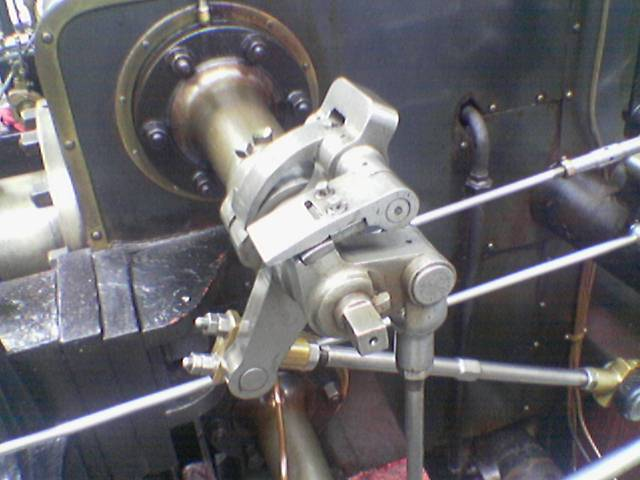
#> input picture 02-conv/lecture/valve1.PNG, 640 x 480 px, found by its file name
$ jupyter execute 02-img-what-is-convolution.ipynb   (shell and % lines are left out)
#> lines starting #> are read from the running program, lines starting #| are printed output that depends on the picture
Goal:

*  Have a look at convolution filters

Task:

*  What do convolution filters do?
    *  https://en.wikipedia.org/wiki/Sobel_operator
    *  https://en.wikipedia.org/wiki/Kernel_(image_processing)

[cell 1]
import numpy as np
import cv2
import glob
import matplotlib.image as mpimg
import matplotlib.pyplot as plt
from scipy.ndimage.filters import convolve

[cell 2]
from pylab import rcParams
rcParams['figure.figsize'] = 10, 10

Try fixing up the images so that we can build a hand crafted neural net...

[cell 3]
# channels are "R, G, B"
img1 = mpimg.imread('valve1.png')
#> img1 is the input picture: shape (480, 640, 3) float32; mean R, G, B 0.417, 0.411, 0.427
plt.imshow(img1)

[cell 4]
# read channel
rimg = img1[:, :, 0]
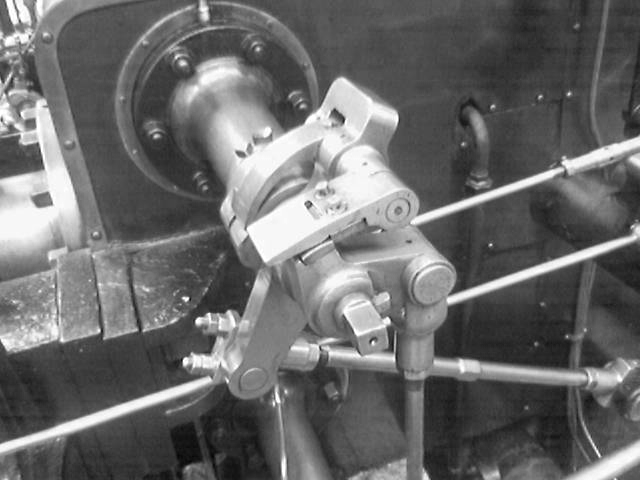
#> rimg: shape (480, 640) float32; min 0.0118, max 1, mean 0.417
plt.imshow(rimg, cmap="Greys")

[cell 5]
def run_kernel(img, kernel):
    return convolve(img, kernel)

[cell 6]
# lets try convolving some things
k = np.zeros((3,3))
k[1,1] = 1
print("kernel:\n{}".format(k))

[cell 7]
# nothing should happen - identity kernel
plt.imshow(convolve(rimg, k), cmap="Greys")

[cell 8]
# grayscale
rimg = cv2.cvtColor(img1, cv2.COLOR_RGB2GRAY)

# sobel G_x
k_x = np.array([
[1, 0, -1],
[2, 0, -2],
[1, 0, -1]
])
k_y = np.array([
[1, 2,  1],
[0, 0,  0],
[-1, -2, -1]
])
img_x = run_kernel(rimg, k_x)
#> in run_kernel, `return convolve(img, kernel)`:
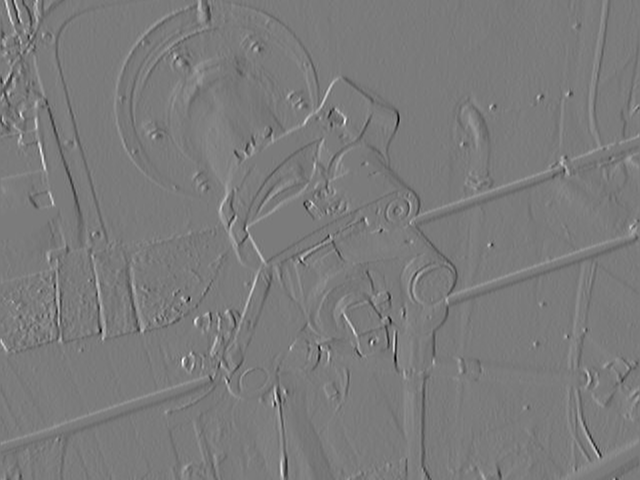
#> returned value: shape (480, 640) float32; min -3.21, max 3.41, mean -0.00202; drawn with min black and max white
img_y = run_kernel(rimg, k_y)
#> in run_kernel (call 2), `return convolve(img, kernel)`:
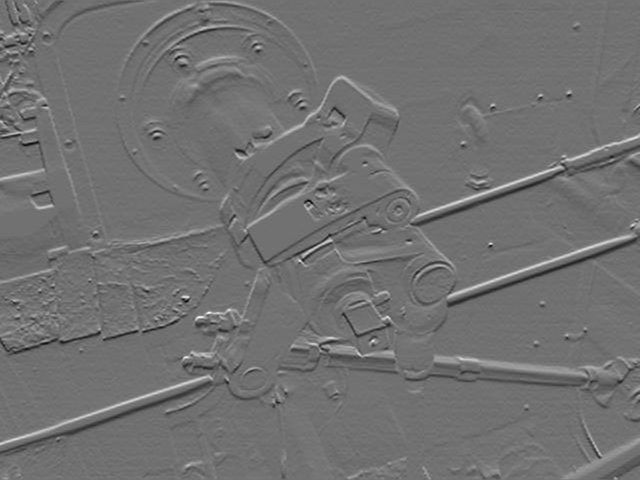
#> returned value: shape (480, 640) float32; min -2.05, max 2.56, mean -0.000346; drawn with min black and max white
img_both = np.sqrt(np.multiply(img_x, img_x) + np.multiply(img_y, img_y)).astype(np.int8)
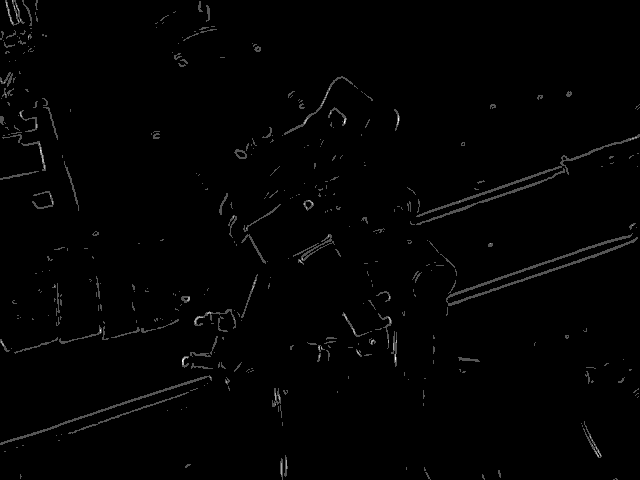
#> img_both: shape (480, 640) int8; min 0, max 3, mean 0.0294; drawn with min black and max white
plt.imshow(img_both, cmap="Greys")

[cell 9]
rimg = img1[:, :, 0]

# naive edge detection
k = np.array([
[-1, -1, -1,],
[-1, 8, -1],
[-1, -1, -1]
])
plt.imshow(run_kernel(rimg, k), cmap="Greys")
#> in run_kernel (call 3), `return convolve(img, kernel)`:
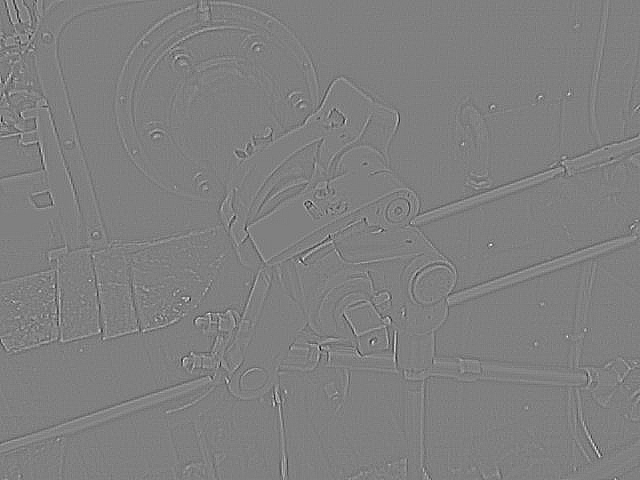
#> returned value: shape (480, 640) float32; min -2.23, max 2.21, mean -1.55e-11; drawn with min black and max white

[cell 10]
# sobel G_x
k_x = np.array([
[1, 0, -1],
[2, 0, -2],
[1, 0, -1]
])
k_x3 = np.repeat(k_x[:, :, np.newaxis], 3, axis=2)

k_y = np.array([
[1, 2,  1],
[0, 0,  0],
[-1, -2, -1]
])
k_y3 = np.repeat(k_y[:, :, np.newaxis], 3, axis=2)

img_x = run_kernel(img1, k_x3)
img_y = run_kernel(img1, k_y3)
img_both = np.sqrt(np.multiply(img_x, img_x) + np.multiply(img_y, img_y)).astype(np.int8)
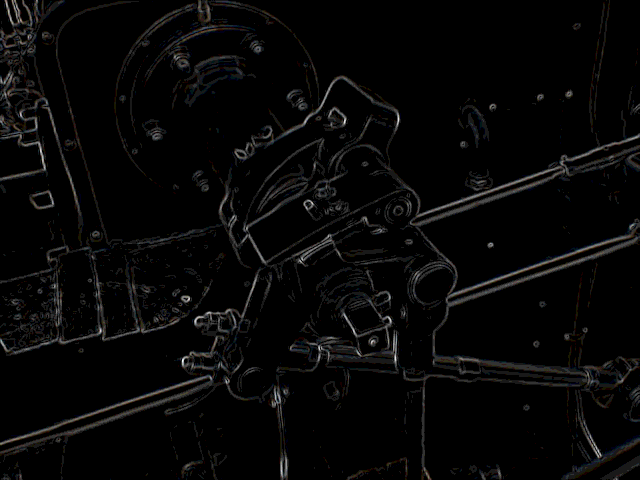
#> img_both: shape (480, 640, 3) int8; mean R, G, B 0.278, 0.27, 0.266; drawn with min black and max white
plt.imshow(img_both)

[cell 11]
# sobel G_x
k_x = np.array([
[1, 0, -1],
[2, 0, -2],
[1, 0, -1]
])
k_x3 = np.repeat(k_x[:, :, np.newaxis], 3, axis=2)

k_y = np.array([
[1, 2,  1],
[0, 0,  0],
[-1, -2, -1]
])
k_y3 = np.repeat(k_y[:, :, np.newaxis], 3, axis=2)

img_x = run_kernel(img1, k_x3)
img_y = run_kernel(img1, k_y3)
img_both = np.sqrt(np.multiply(img_x, img_x) + np.multiply(img_y, img_y)).astype(np.int8)
plt.imshow(np.sum(img_both, axis=2), cmap='gray')
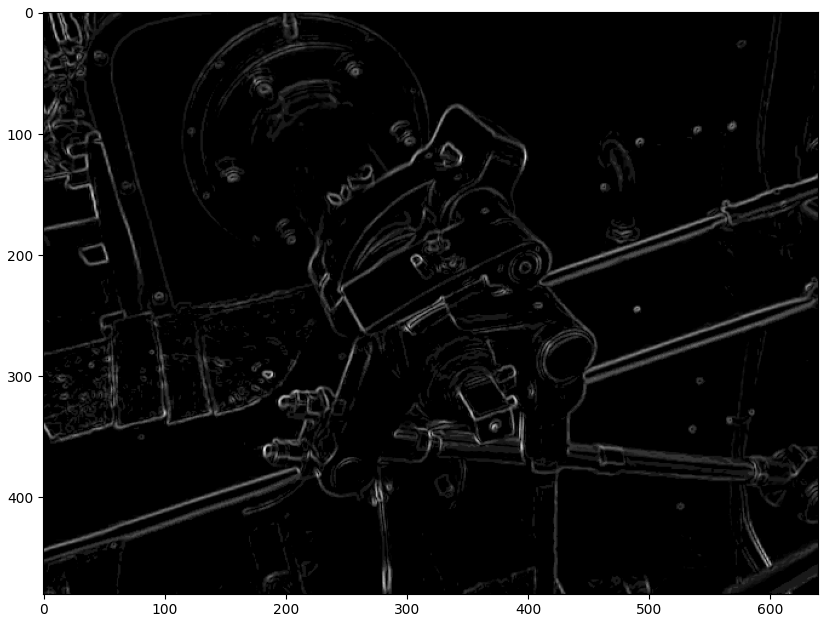
#> figure drawn by matplotlib, 1 panel

$ run again, with 02-conv/lecture/straight_lines1.jpg saved as 02-conv/lecture/valve1.PNG
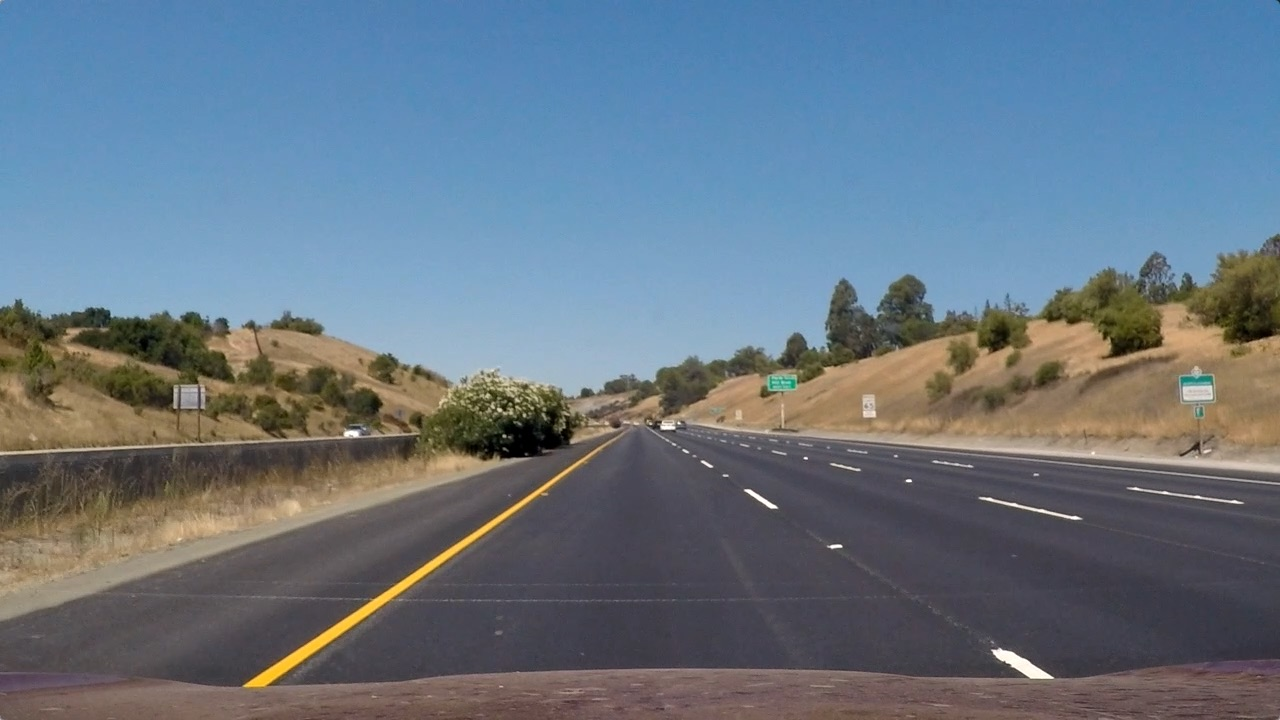
#> input picture 02-conv/lecture/straight_lines1.jpg, 1280 x 720 px, found by its file name
#> img1 is the input picture: shape (720, 1280, 3) float32; mean R, G, B 0.405, 0.462, 0.514
#> in run_kernel (call 3), `return convolve(img, kernel)`:
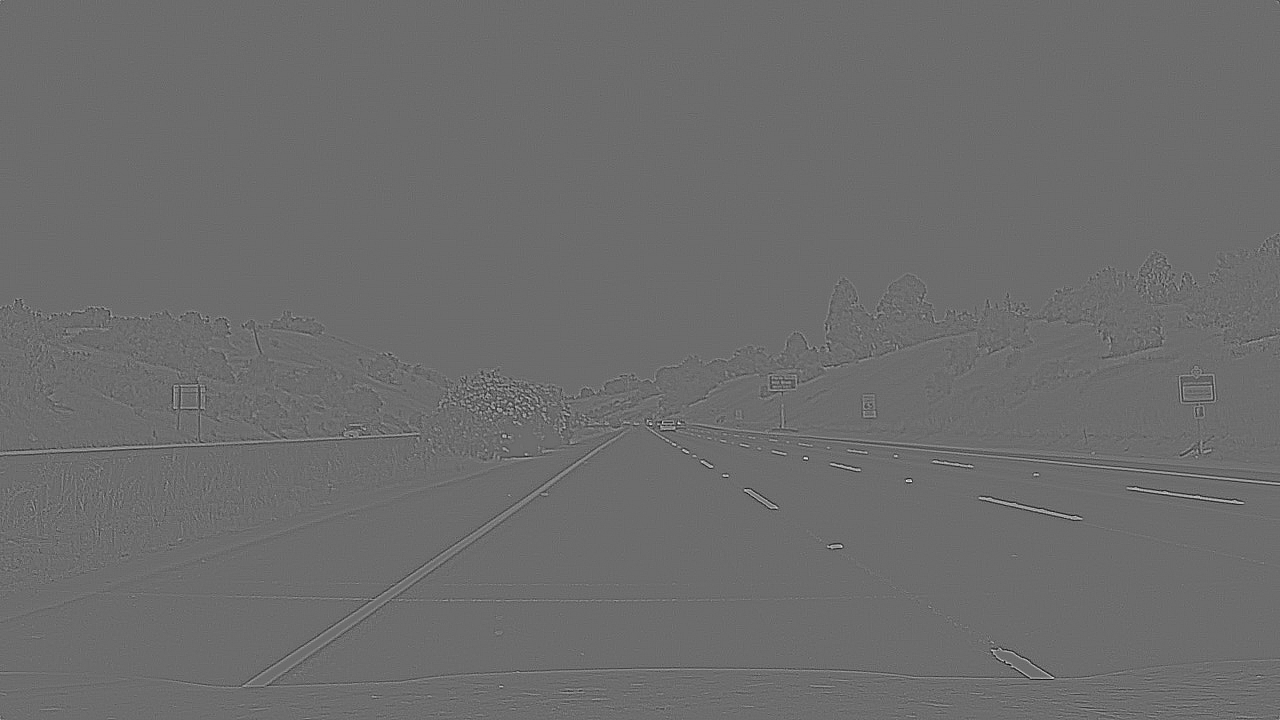
#> returned value: shape (720, 1280) float32; min -1.81, max 2.42, mean 1.86e-11; drawn with min black and max white
#> `[cell 11] # sobel G_x k_x = np.array([ [1, 0, -1], [2, 0, -2], [1, 0, ..`:
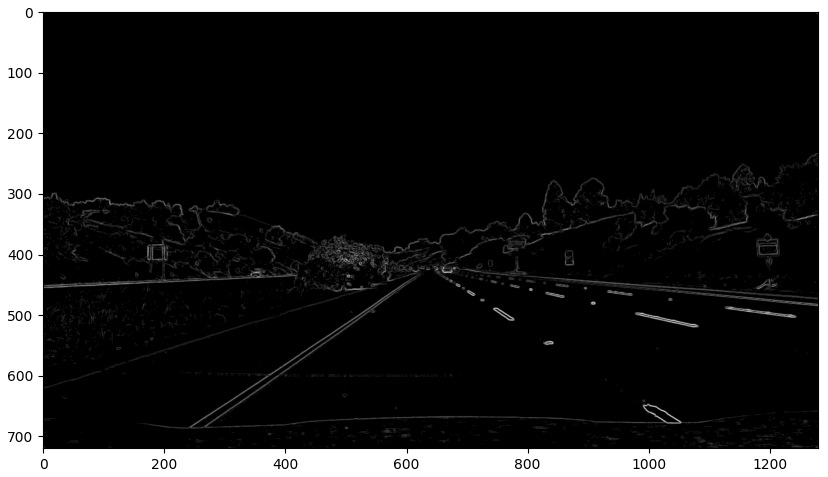
#> figure drawn by matplotlib, 1 panel

$ run again, with 02-conv/lecture/straight_lines2.jpg saved as 02-conv/lecture/valve1.PNG
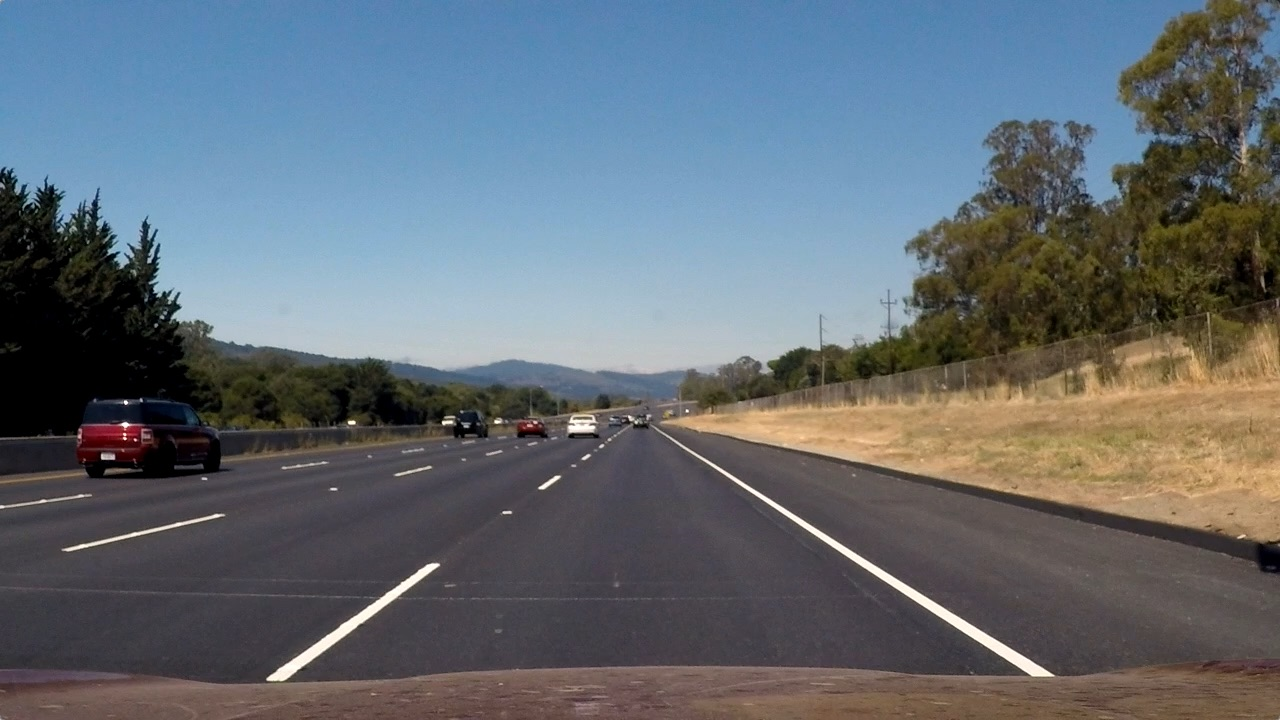
#> input picture 02-conv/lecture/straight_lines2.jpg, 1280 x 720 px, found by its file name
#> img1 is the input picture: shape (720, 1280, 3) float32; mean R, G, B 0.39, 0.422, 0.452
#> in run_kernel (call 2), `return convolve(img, kernel)`:
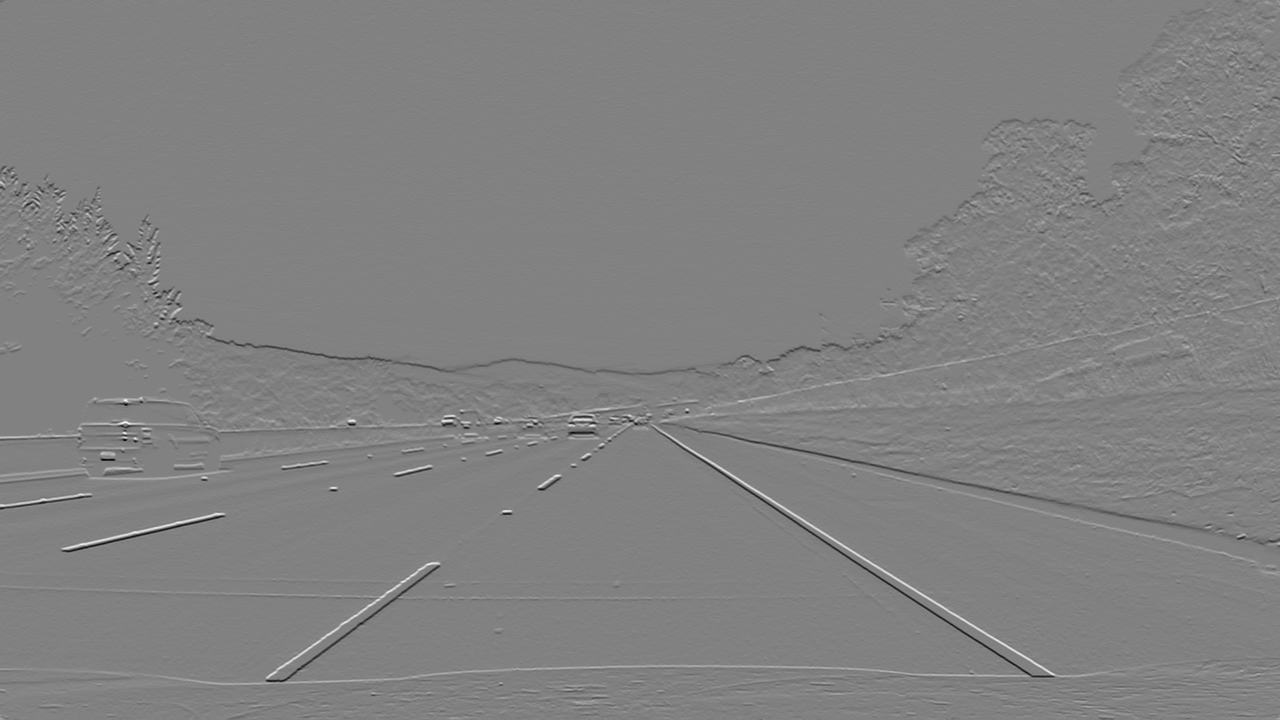
#> returned value: shape (720, 1280) float32; min -3.2, max 3.09, mean -0.00134; drawn with min black and max white
#> `[cell 11] # sobel G_x k_x = np.array([ [1, 0, -1], [2, 0, -2], [1, 0, ..`:
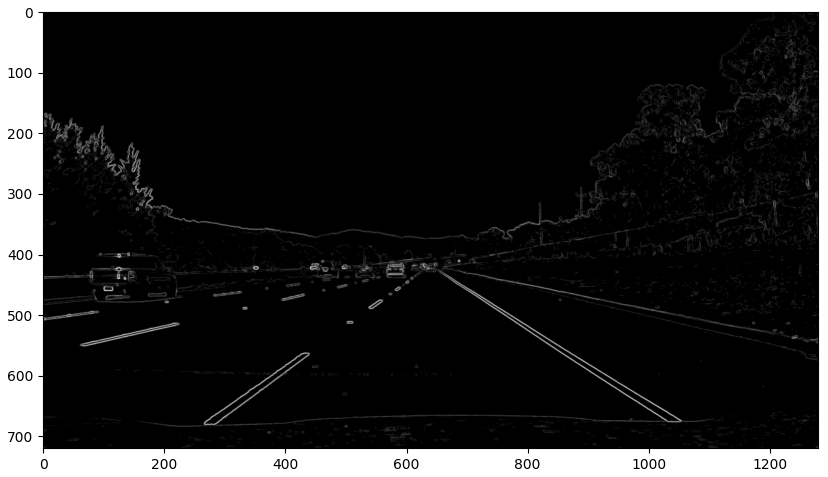
#> figure drawn by matplotlib, 1 panel

$ run again, with 02-conv/lecture/test1.jpg saved as 02-conv/lecture/valve1.PNG
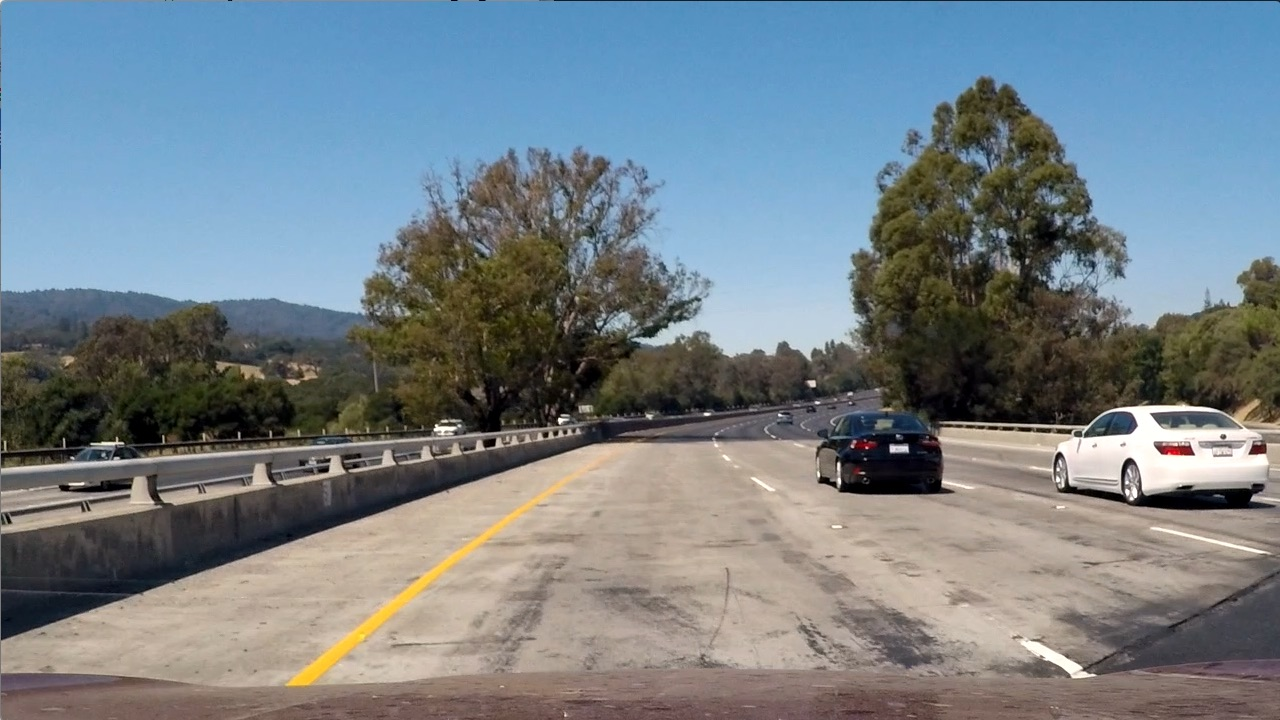
#> input picture 02-conv/lecture/test1.jpg, 1280 x 720 px, found by its file name
#> img1 is the input picture: shape (720, 1280, 3) float32; mean R, G, B 0.461, 0.505, 0.532
#> `[cell 11] # sobel G_x k_x = np.array([ [1, 0, -1], [2, 0, -2], [1, 0, ..`:
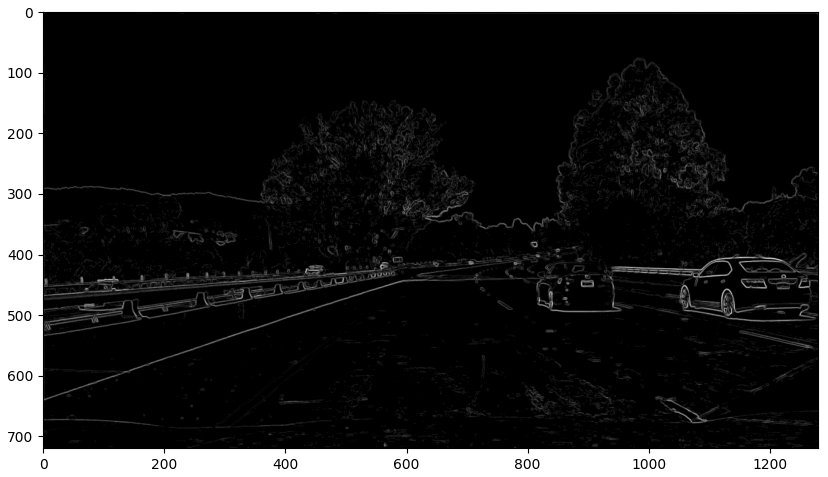
#> figure drawn by matplotlib, 1 panel
